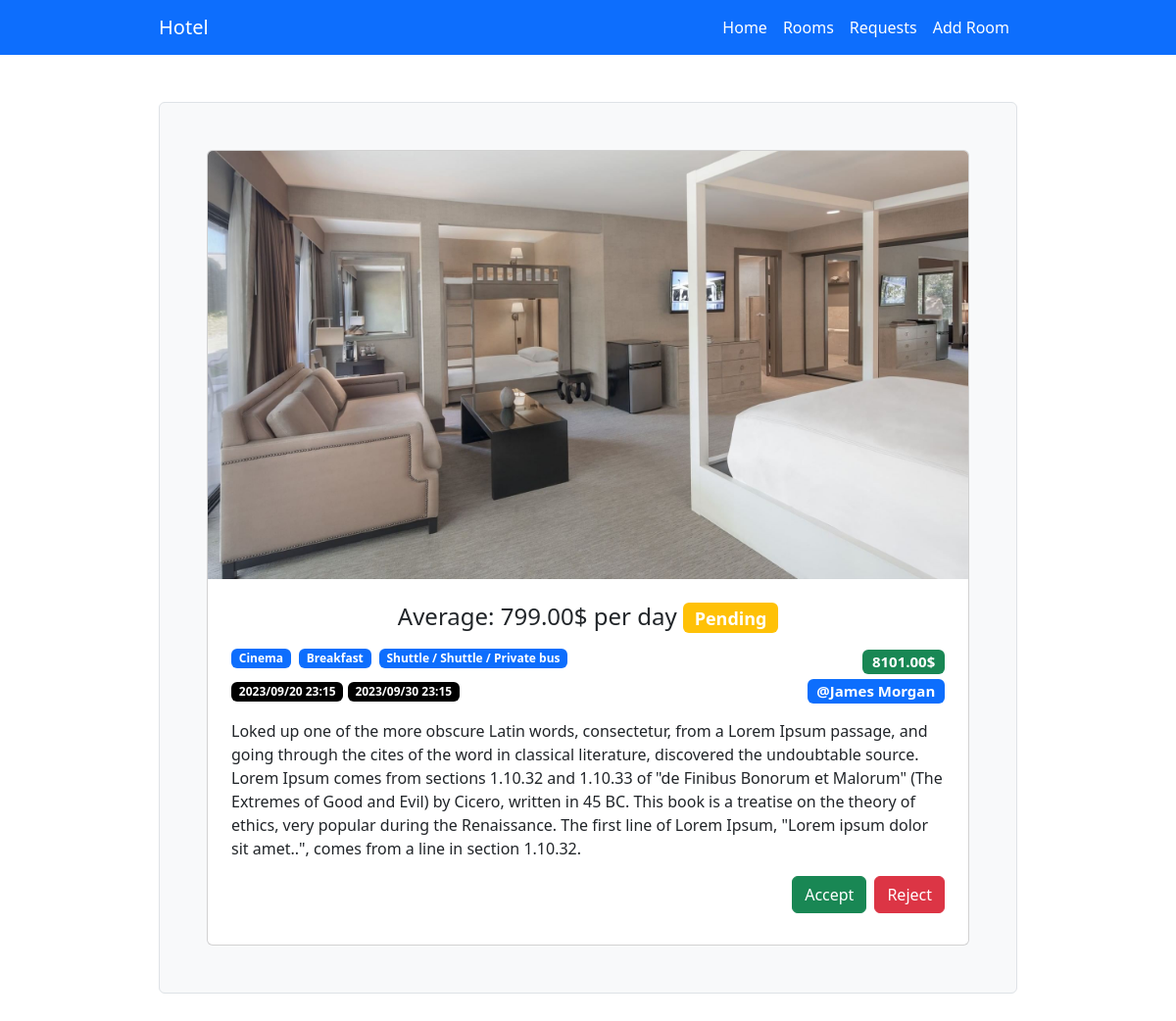
Screenshot of /hotel-admins/requests/12/ with the database file from the repository.
### client/models.py (models this page shows, shortened)
class Booking(models.Model):
    APPROVE_CHOICES = (
        (0, "Pending"),
        (1, "Approved"),
        (2, "Rejected"),
    )
    client = models.ForeignKey(
        Client, on_delete=models.CASCADE, related_name="bookings")
    room = models.OneToOneField(
        Room, on_delete=models.CASCADE, related_name="booking")
    services = models.ManyToManyField(Service,
                                      blank=True,
                                      related_name="bookings")
    start_book = models.DateTimeField(validators=[
        MinValueValidator(timezone.now,
                          _("Start date must be in the future")),])
    end_book = models.DateTimeField(validators=[
        MinValueValidator(timezone.now,
                          _("End date must be in the future")),])
    total_price = models.DecimalField(
        max_digits=19, decimal_places=2, default=0)
    approve_status = models.DecimalField(
        max_digits=1, decimal_places=0, choices=APPROVE_CHOICES, default=0)
    def get_absolute_url(self, url_name='booking'):
        return reverse(url_name, kwargs={'pk': self.pk})

class InitModelMixin():
    def save(self, *args, **kwargs):
        created = self.pk is None
        super().save(*args, **kwargs)
        if created:
            self.init_instance()
            super().save()

class Room(InitModelMixin, models.Model):
    ROOM_TYPES = (
        (1, "Average"),
        (2, "Comfort"),
        (3, "VIP"),
    )
    room_type = models.DecimalField(
        max_digits=1, decimal_places=0, choices=ROOM_TYPES, default=1)
    slug = models.SlugField(max_length=255, default="",
                            blank=True)
    price = models.DecimalField(max_digits=19, decimal_places=2)
    image = models.ImageField(
        upload_to="rooms/%Y/%m/%d/", default="defaults/default.png")
    description = models.TextField(blank=True, default="")
    is_hidden = models.BooleanField(blank=True, default=False)
    is_liked = models.BooleanField(blank=True, default=False)
    class Meta:
        constraints = [models.UniqueConstraint
                       (name='slug_unique',
                        fields=['slug',],
                        violation_error_message=_(
                            "Slug field must be unique!"))]
        ordering = '-pk',
    def __str__(self) -> str:
        return f"{self.get_room_type_display()}: {self.price}$ per day"

class Service(models.Model):
    title = models.CharField(max_length=255)
    description = models.TextField(blank=True, default="")
    price = models.DecimalField(max_digits=19, decimal_places=2)

class Client(models.Model):
    first_name = models.CharField(max_length=255)
    middle_name = models.CharField(max_length=255)
    last_name = models.CharField(max_length=255)
    email = models.EmailField(max_length=255)
    class Meta:
        constraints = [models.UniqueConstraint
                       (name='client_unique',
                        fields=['first_name', 'middle_name', 'last_name'],
                        violation_error_message=_(
                            "Client should be unique!"))]
    def __str__(self) -> str:
        return f"{self.first_name} {self.last_name}"

### client/views.py (the view)
# urls.py: path('<int:pk>/', RequestView.as_view(), name='request'),
class RequestView(AdminBaseMixin, DetailView):
    model = Booking
    template_name = 'client/admin/booking.html'
    context_object_name = 'book'

### client/templatetags/client_tags.py (called while the page is built)
@register.filter
def obj_url(obj, url_name=None):
    if url_name is None:
        return obj.get_absolute_url()
    return obj.get_absolute_url(url_name)

### client/views.py (called while the page is built)
    def get_context_data(self, **kwargs):
        context = super().get_context_data(**kwargs)
        context["menu"] = self.get_menu()
        return context

    def get_menu(self):
        return self.menu.copy()

### client/templates/client/admin/booking.html
{% extends 'client/base/base.html' %}
{% block content %}
  {% with image=book.room.image book=book %}
    {% include 'client/admin/UI/book-card.html' %}
  {% endwith %}
{% endblock content %}

### client/templates/client/admin/UI/book-card.html
{% extends 'client/UI/card.html' %}
{% load client_tags %}
{% block card_body %}
  <div>
    <h1 class="card-title h4 text-center mb-3">
      {{ book.room }}
      {% with book=book %}
        {% include 'client/UI/book-stats.html' %}
      {% endwith %}
    </h1>
    <div class="card-text mb-2">
      <div class="mb-1 d-flex flex-wrap gap-2 justify-content-between">
        <div>
          {% with badges=book.services.all %}
            {% include 'client/UI/badges.html' %}
          {% endwith %}
        </div>
        <h5 class="mb-0">
          <span class="badge bg-success">
            {{ book.total_price }}$
          </span>
        </h5>
      </div>
      <div class="mb-2 d-flex flex-wrap gap-2 justify-content-between">
        <div>
          {% with start=book.start_book end=book.end_book %}
            {% include 'client/UI/book-date.html' %}
          {% endwith %}
        </div>
        <h6 class="fs-5">
          <span class="badge bg-primary">@{{ book.client }}</span>
        </h6>
      </div>
      <p>
        {{ book.room.description }}
      </p>
      <div class="d-flex justify-content-end gap-2 flex-wrap">
        {% with url=book|obj_url:'hotel_admin:accept_request' btn_title='accept' classes='btn-success' %}
          {% include 'client/forms/btn_form.html' %}
        {% endwith %}
        {% with url=book|obj_url:'hotel_admin:reject_request' btn_title='reject' classes='btn-danger' %}
          {% include 'client/forms/btn_form.html' %}
        {% endwith %}
      </div>
    </div>
  </div>
{% endblock card_body %}

### client/templates/client/UI/book-stats.html
<span class="badge
             {% if book.approve_status == 1 %}
               bg-success
             {% elif book.approve_status == 2 %}
               bg-danger
             {% else %}
               bg-warning
             {% endif %}">
  {{ book.get_approve_status_display }}
</span>

### client/templates/client/UI/badges.html
<div class="d-flex gap-2 flex-wrap">
  {% for badge in badges %}
    <span class="badge {{ class|default:'bg-primary' }}">
      {{ badge.title }}
    </span>
  {% endfor %}
</div>

### client/templates/client/UI/book-date.html
<div>
  <span class="badge bg-black">
    {{ start|date:'Y/m/d H:i' }}
  </span>
  <span class="badge bg-black">
    {{ end|date:'Y/m/d H:i' }}
  </span>
</div>

### rows the page displays
Booking: room "Average: 799.00$ per day", approve_status "Pending", total_price "8101.00", start_book "2023/09/20 23:15", end_book "2023/09/30 23:15", client "James Morgan", room.description "Loked up one of the more obscure Latin words, consectetur, from a Lorem Ipsum passage, and going through the cites of the word in classical literature, discovered the undoubtable source. Lorem Ipsum comes from sections 1.10.32 and 1.10.33 of \"de Finibus Bonorum et Malorum\" (The Extremes of Good and Evil) by Cicero, written in 45 BC. This book is a treatise on the theory of ethics, very popular during the Renaissance. The first line of Lorem Ipsum, \"Lorem ipsum dolor sit amet..\", comes from a line in section 1.10.32."
Service: title "Cinema"
Service: title "Breakfast"
Service: title "Shuttle / Shuttle / Private bus"

### other values shown
{{ url.label }} "Home" "Rooms" "Requests" "Add Room"
{{ btn_title|default:'submit' }} "Accept Reject"
